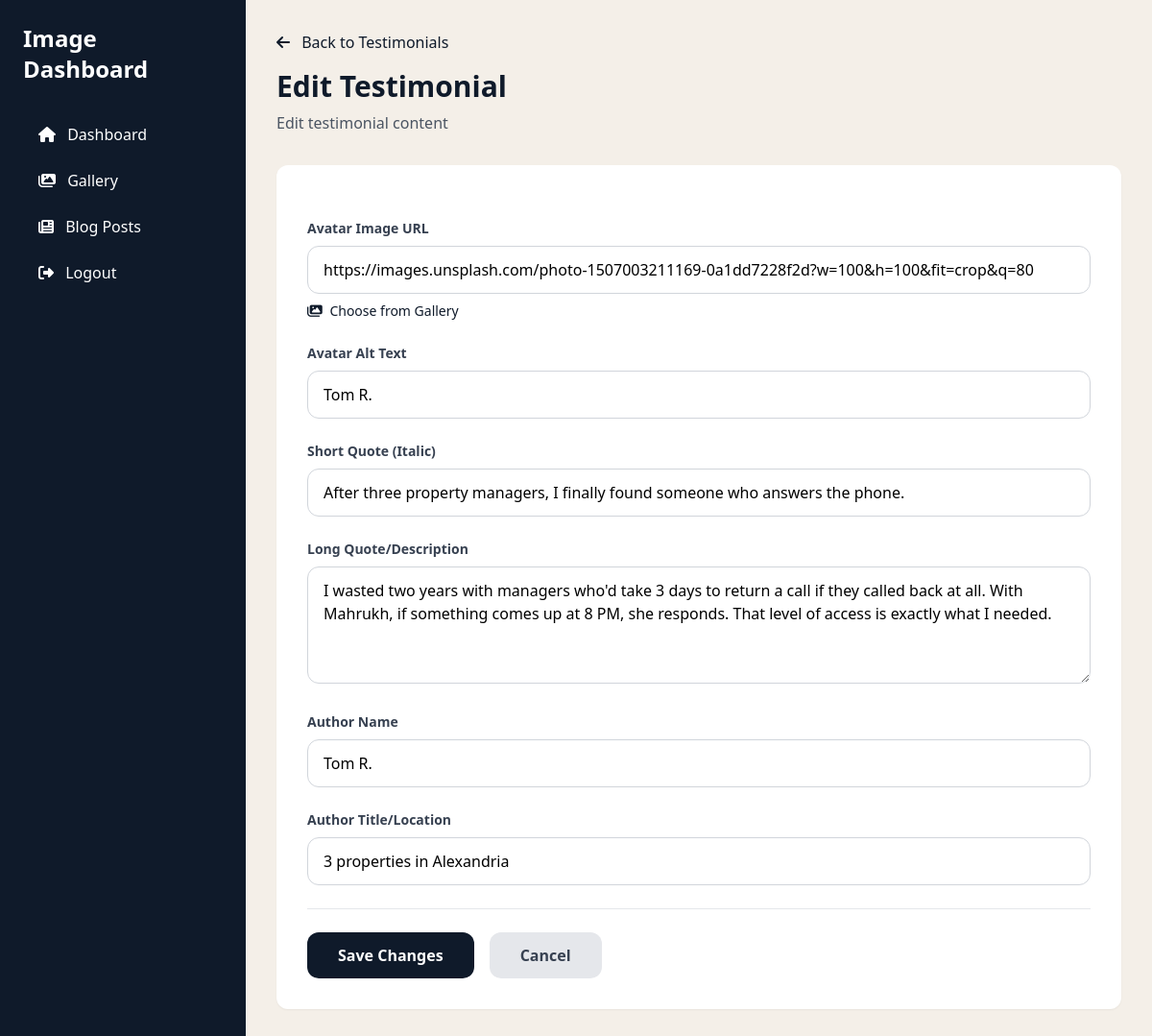
The page /dashboard/testimonial/1/edit/ (signed in) on the database its author committed.
### myApp/models.py (models this page shows, shortened)
class Testimonial(models.Model):
    testimonial_number = models.IntegerField(unique=True, help_text="Testimonial number (1, 2, or 3)")
    avatar_url = models.URLField(blank=True, null=True, help_text="Avatar image URL")
    avatar_alt = models.CharField(max_length=200, blank=True, help_text="Avatar alt text")
    quote_short = models.CharField(max_length=300, help_text="Short quote (italic)")
    quote_long = models.TextField(help_text="Long quote/description")
    author_name = models.CharField(max_length=100, help_text="Author name")
    author_title = models.CharField(max_length=200, help_text="Author title/location")
    updated_at = models.DateTimeField(auto_now=True)
    class Meta:
        ordering = ['testimonial_number']
        verbose_name = "Testimonial"
        verbose_name_plural = "Testimonials"

### myApp/dashboard_views.py (the view, shortened to what this page needs)
# urls.py: path('testimonial/<int:testimonial_id>/edit/', dashboard_views.testimonial_edit, name='testimonial_edit'),
@login_required
def testimonial_edit(request, testimonial_id=None):
    if testimonial_id:
        testimonial = get_object_or_404(Testimonial, id=testimonial_id)
    else:
        max_number = Testimonial.objects.aggregate(models.Max('testimonial_number'))['testimonial_number__max'] or 0
        testimonial = Testimonial.objects.create(testimonial_number=max_number + 1)
    return render(request, 'myApp/dashboard/testimonial_edit.html', {
        'testimonial': testimonial
    })

### myApp/templates/myApp/dashboard/testimonial_edit.html (shortened to what this page needs)
{% extends "myApp/dashboard/base.html" %}
{% load static %}
{% block content %}
<div class="mb-8">
    <a href="{% url 'dashboard:testimonials_edit' %}" class="text-navy hover:underline mb-4 inline-block">
        <i class="fas fa-arrow-left mr-2"></i> Back to Testimonials
    </a>
    <h2 class="text-3xl font-bold text-navy mb-2">Edit Testimonial</h2>
    <p class="text-gray-600">Edit testimonial content</p>
</div>
<form method="post" class="bg-white rounded-xl shadow-sm p-8 space-y-6">
    <div>
        <label class="block text-sm font-semibold text-gray-700 mb-2">Avatar Image URL</label>
        <input type="url" name="avatar_url" id="field_avatar_url" value="{{ testimonial.avatar_url|default:'' }}"
               placeholder="https://res.cloudinary.com/..."
               class="w-full px-4 py-3 border border-gray-300 rounded-xl focus:border-navy focus:outline-none focus:ring-2 focus:ring-navy/20">
        <p class="text-sm text-gray-500 mt-2">
            <button type="button" onclick="openImagePickerModal('field_avatar_url')"
                    class="text-navy hover:underline">
                <i class="fas fa-images mr-1"></i> Choose from Gallery
            </button>
        </p>
    </div>
    <div>
        <label class="block text-sm font-semibold text-gray-700 mb-2">Avatar Alt Text</label>
        <input type="text" name="avatar_alt" value="{{ testimonial.avatar_alt|default:'' }}"
               placeholder="Author name"
               class="w-full px-4 py-3 border border-gray-300 rounded-xl focus:border-navy focus:outline-none focus:ring-2 focus:ring-navy/20">
    </div>
    <div>
        <label class="block text-sm font-semibold text-gray-700 mb-2">Short Quote (Italic)</label>
        <input type="text" name="quote_short" value="{{ testimonial.quote_short|default:'' }}"
               placeholder="After three property managers, I finally found someone who answers the phone."
               class="w-full px-4 py-3 border border-gray-300 rounded-xl focus:border-navy focus:outline-none focus:ring-2 focus:ring-navy/20">
    </div>
    <div>
        <label class="block text-sm font-semibold text-gray-700 mb-2">Long Quote/Description</label>
        <textarea name="quote_long" rows="4"
                  placeholder="I wasted two years with managers who'd take 3 days to return a call..."
                  class="w-full px-4 py-3 border border-gray-300 rounded-xl focus:border-navy focus:outline-none focus:ring-2 focus:ring-navy/20">{{ testimonial.quote_long|default:'' }}</textarea>
    </div>
    <div>
        <label class="block text-sm font-semibold text-gray-700 mb-2">Author Name</label>
        <input type="text" name="author_name" value="{{ testimonial.author_name|default:'' }}"
               placeholder="Tom R."
               class="w-full px-4 py-3 border border-gray-300 rounded-xl focus:border-navy focus:outline-none focus:ring-2 focus:ring-navy/20">
    </div>
    <div>
        <label class="block text-sm font-semibold text-gray-700 mb-2">Author Title/Location</label>
        <input type="text" name="author_title" value="{{ testimonial.author_title|default:'' }}"
               placeholder="3 properties in Alexandria"
               class="w-full px-4 py-3 border border-gray-300 rounded-xl focus:border-navy focus:outline-none focus:ring-2 focus:ring-navy/20">
    </div>
    <div class="flex gap-4 pt-6 border-t">
        <button type="submit" class="bg-navy text-white px-8 py-3 rounded-xl font-semibold hover:bg-navy/90 transition">
            Save Changes
        </button>
        <a href="{% url 'dashboard:testimonials_edit' %}" class="bg-gray-200 text-gray-700 px-8 py-3 rounded-xl font-semibold hover:bg-gray-300 transition">
            Cancel
        </a>
    </div>
</form>
{% endblock %}

### rows shown on the page
Testimonial: avatar_url "https://images.unsplash.com/photo-1507003211169-0a1dd7228f2d?w=100&h=100&fit=crop&q=80", avatar_alt "Tom R.", quote_short "After three property managers, I finally found someone who answers the phone.", quote_long "I wasted two years with managers who'd take 3 days to return a call if they called back at all. With Mahrukh, if something comes up at 8 PM, she responds. That level of access is exactly what I needed.", author_name "Tom R.", author_title "3 properties in Alexandria"
